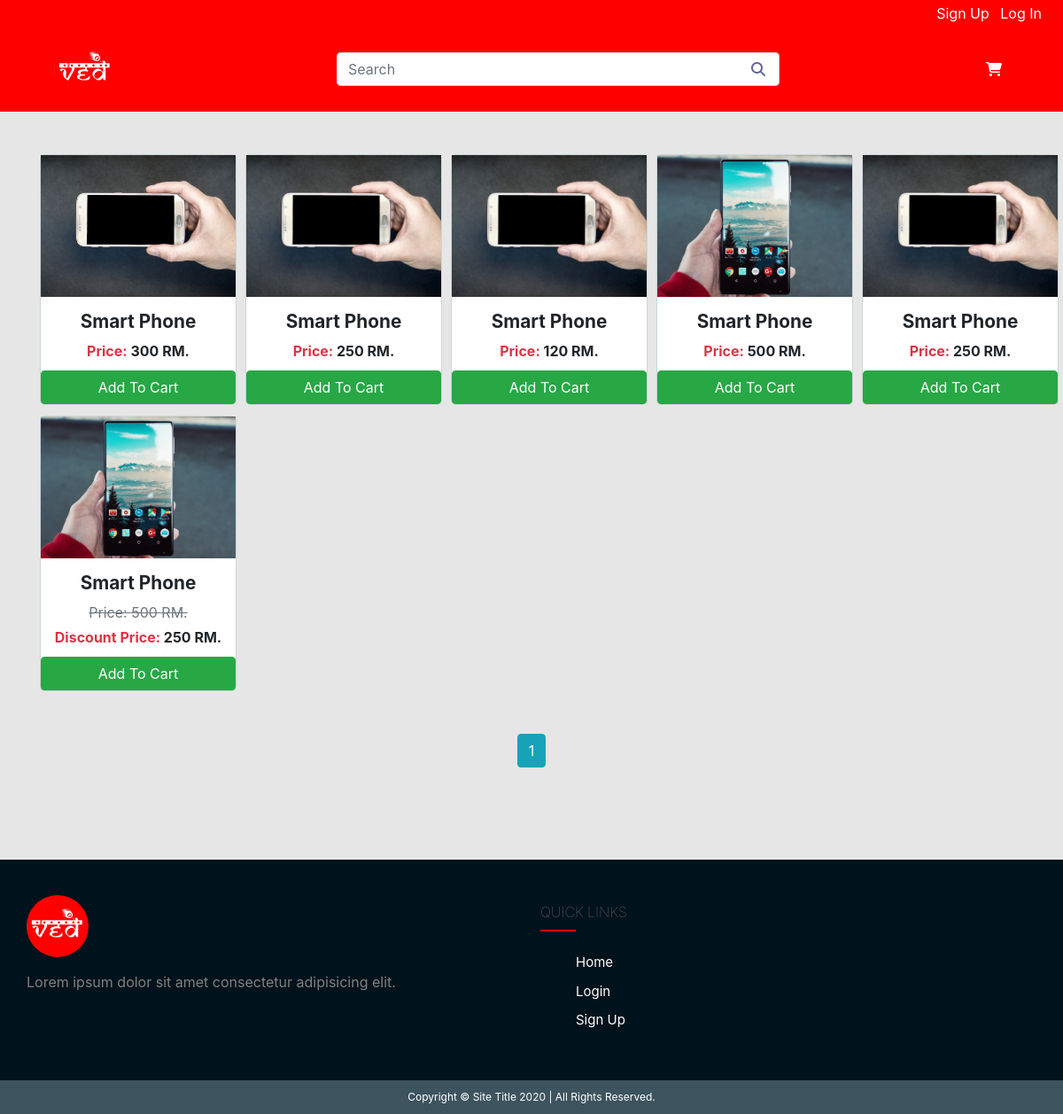
The page /all-products/ on the database its author committed.
### store/models.py (models this page shows, shortened)
class Product(models.Model):
    name = models.CharField(max_length=100)
    slug = models.CharField(max_length=200)
    product_main_image = models.ImageField(upload_to="images/", null=True, blank=True)
    product_other_images = models.ManyToManyField(ProductImages, blank=True)
    category = models.ForeignKey(Category, on_delete=models.CASCADE)
    brand = models.ForeignKey(Brand, on_delete=models.CASCADE)
    price = models.IntegerField(null=True)
    discount_price = models.IntegerField(null=True, blank=True)
    size = models.ManyToManyField(ProductSizes, blank=True)
    height = models.IntegerField(null=True, blank=True)
    weight = models.IntegerField(null=True, blank=True)
    length = models.IntegerField(null=True, blank=True)
    color = models.ManyToManyField(ProductColors, blank=True)
    stock = models.BooleanField()
    SKU = models.CharField(max_length=150)
    currency = models.ForeignKey(Currency, on_delete=models.CASCADE, null=True, blank=True)
    description = models.TextField(null=True, blank=True)

### store/views.py (the view, shortened to what this page needs)
# urls.py: path('all-products/', AllProd.as_view(), name="allProd"),
class AllProd(View):
    def get(self, request):
        products = Product.objects.all().order_by("-id")
        paginator = Paginator(products, 24)
        page_number = request.GET.get('page')
        page_obj = paginator.get_page(page_number)
        args = {'products': products, 'page_obj': page_obj}
        return render(self.request, 'Store/all_prod.html', args)

### store/templates/Store/all_prod.html (shortened to what this page needs)
{% extends 'Store/base.html' %}
{% load static %}
{% block content %}
    <link rel="stylesheet" href="{% static 'css/all_prod.css' %}">
    <div class="container my-5">
        <div class="prod-row">
            {% for product in products %}
                <div class="prod-cards bg-white">
                    <div class="prod-images mb-3">
                        <img class="w-100" src="{{ product.product_main_image.url }}" alt="...">
                    </div>
                    <div class="prod-titles text-center">
                        <h5 class="font-weight-bold prod-name word">{{ product.name }}</h5>
                        {% if not product.discount_price %}
                            <p class="prod-price font-weight-bold mb-5 text-wrap"><span class="text-danger">Price:</span> {{ product.price }} RM.</p>
                        {% else %}
                            <p class="text-muted cross-product-price mb-1 text-wrap">Price: {{ product.price }} RM.</p>
                            <p class="prod-price font-weight-bold mb-5 text-wrap"><span class="text-danger">Discount Price:</span> {{ product.discount_price }} RM.</p>
                        {% endif %}
                    </div>
                    <form action="" method="POST">
                        <button type="submit" class="btn btn-success add-btn w-100">Add To Cart</button>
                    </form>
                </div>
            {% endfor %}
        </div>
    </div>
    {% if products|length > 0 %}
        <div class="container my-4">
            <div class="pagination">
                <span class="step-links">
                    <span class="mx-2 align-top">
                        {% for num in page_obj.paginator.page_range %}
                        {% if page_obj.number == num %}
                        <a class="btn btn-info mb-4" href="?page={{ num }}">{{ num }}</a>
                        {% elif num > page_obj.number|add:"-3" and num < page_obj.number|add:"3"  %}
                        <a class="btn btn-outline-info mb-4" href="?page={{ num }}">{{ num }}</a>
                        {% endif %}
                        {% endfor %}
                    </span>
                </span>
            </div>
        </div>
    {% endif %}
{% endblock %}

### store/templates/Store/base.html (shortened to what this page needs)
{% load static %}
<!doctype html>
<html lang="en">
<head>
    <link rel="stylesheet" href="https://cdn.jsdelivr.net/npm/bootstrap@4.5.3/dist/css/bootstrap.min.css"
>
    <link rel="stylesheet" href="{% static 'css/base.css' %}">
</head>
<body>
    {% include "Store/navbar.html" %}
    {% block content %}{% endblock %}
    <div class="footer">
        <div class="inner-footer">
            <div class="footer-items">
                <img class="footer-logo mb-3" src="{% static 'images/logo.jpg' %}">
                <p>Lorem ipsum dolor sit amet consectetur adipisicing elit.</p>
            </div>
            <div class="footer-items">
                <h2>Quick Links</h2>
                <div class="border-links mb-4"></div>
                <ul>
                    <a href="{% url 'home' %}">
                        <li>Home</li>
                    </a>
                    <a href="{% url 'login' %}">
                        <li>Login</li>
                    </a>
                    <a href="{% url 'register' %}">
                        <li>Sign Up</li>
                    </a>
                </ul>
            </div>
        </div>
        <div class="footer-bottom text-center">
            Copyright &copy; Site Title 2020 | All Rights Reserved.
        </div>
    </div>
</body>
</html>

### store/templates/Store/navbar.html (shortened to what this page needs)
{% load static %}
<link rel="stylesheet" href="{% static 'css/navbar.css' %}">
<nav class="navbar navbar-dark bg-danger top-navbar">
  <div class="ml-auto nav-item">
    <a href="{% url 'register' %}" class="mr-2">Sign Up</a>
    <a href="{% url 'login' %}" class="mr-2">Log In</a>
  </div>
</nav>
<div class="bg-danger">
  <div class="container">
    <nav class="navbar navbar-expand-md navbar-dark bg-danger">
      <a class="navbar-brand" href="{% url 'home' %}">
        <img id="navbar-logo" src="{% static 'images/logo.jpg' %}" alt="">
      </a>
      <div class="collapse navbar-collapse" id="navbarSupportedContent">
        <form class="form-inline my-2 my-lg-0 ml-auto searchBx">
          <input class="form-control" type="search" placeholder="Search" aria-label="Search">
          <button class="my-2 my-sm-0 search-btn" type="submit"><i class="fas fa-search"></i></button>
        </form>
        <ul class="navbar-nav ml-auto">
          <li class="nav-item active mr-2">
            <a href="{% url 'cart' %}">
              <i class="fas fa-shopping-cart text-white"></i>
            </a>
          </li>
        </ul>
      </div>
    </nav>
  </div>
</div>

### static/css/base.css (style rules this page uses)
body { background-color: #E6E6E6; }
.footer { margin-top: 80px; width: 100%; background: #00121b; display: block; }
.footer-logo { width: 70px; height: 70px; object-fit: cover; border-radius: 50%; }
.inner-footer { width: 100%; margin: auto; padding: 30px 30px 30px 10px; display: flex; flex-wrap: wrap; box-sizing: border-box; justify-content: center; }
.footer-items { width: 50%; padding: 10px 20px; box-sizing: border-box; }
.footer-items p { color: grey; font-size: 16px; text-align: justify; line-height: 25px; }
.footer-items h2 { margin: 10px 0; color: grey; font-size: 16px; font-weight: lighter; text-transform: uppercase; }
.border-links { height: 2px; width: 40px; background: #ff0000; }
.footer-items ul { list-style: none; color: #fff; font-size: 15px; }
.footer-items ul a { text-decoration: none; color: #fff; transition: 0.3s; }
.footer-items ul li { margin: 10px 0; }
.footer-bottom { padding: 10px; background: #3d545f; color: #fff; font-size: 12px; }

### static/css/navbar.css (style rules this page uses)
.nav-item a { color: white!important; }
.bg-danger { background-color: #ff0000!important; }
.top-navbar { padding: 0.2rem 1rem; }
#navbar-logo { width: 70px; height: 70px; object-fit: cover; border-radius: 50%; }
.searchBx { position: relative; }
.searchBx input[type="search"] { display: inline-block; width: 500px; vertical-align: middle; }
.search-btn { position: absolute; right: 2%; cursor: pointer; background-color: #fff; color: #669; border: none; }

### static/css/all_prod.css (style rules this page uses)
.prod-row { display: grid; grid-template-columns: 20% 20% 20% 20% 20%; grid-column-gap: 10px; grid-row-gap: 12px; }
.prod-cards { position: relative; width: 100%; border: 1px solid #CCD5D6; border-radius: 5px; }
.prod-images img { max-width: 100%; height: 160px; object-fit: cover; }
.prod-name { font-size: 1.3rem; }
.word { word-wrap: break-word; }
.prod-price { font-size: 1rem; }
.cross-product-price { text-decoration: line-through; }
.add-btn { position: absolute; left: 0; bottom: 0; }
.pagination { position: relative; display: flex; justify-content: center; }

### rows shown on the page
Product: product_main_image (picture), name "Smart Phone", price "300"
Product: product_main_image (picture), name "Smart Phone", price "250"
Product: product_main_image (picture), name "Smart Phone", price "120"
Product: product_main_image (picture), name "Smart Phone", price "500"
Product: product_main_image (picture), name "Smart Phone", price "250"
Product: product_main_image (picture), name "Smart Phone", price "500", discount_price "250"

### other values the page prints
{{ num }} "1"
